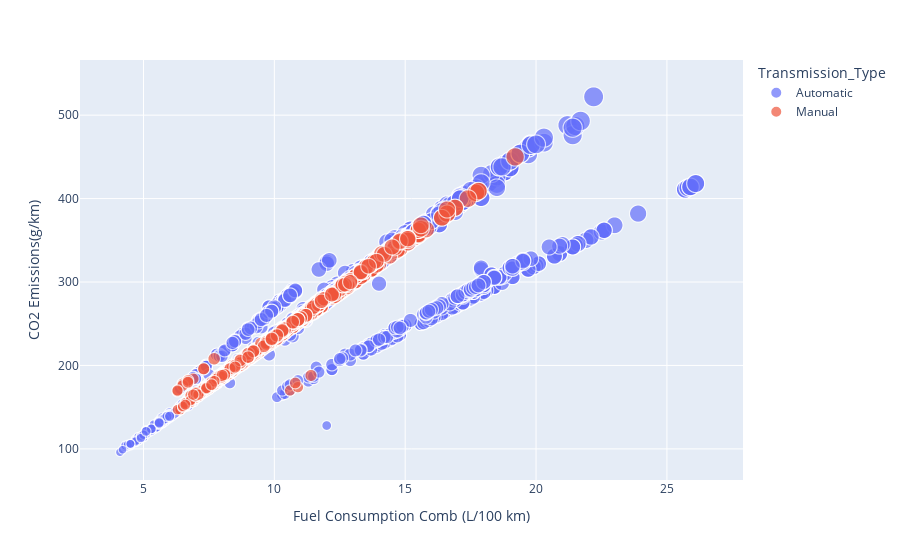

Notebook source saved alongside this figure:
### Code cell
plt.figure(figsize=(4,2))
fig = px.scatter(df, x="Fuel Consumption Comb (L/100 km)", y="CO2 Emissions(g/km)", color='Transmission_Type', size='CO2 Emissions(g/km)')
fig.show()

### Figure 1 — Plotly figure (JSON) as saved in the notebook; plotly's stock layout.template omitted (floating-point values rounded to 4 significant figures; data arrays with more than 128 entries replaced by an {"elided": "..."} marker saying what was removed)
{"data": [{"hovertemplate": "Transmission_Type=Automatic<br>Fuel Consumption Comb (L/100 km)=%{x}<br>CO2 Emissions(g/km)=%{marker.size}<extra></extra>", "legendgroup": "Automatic", "marker": {"color": "#636efa", "size": {"elided": "5036 int values"}, "sizemode": "area", "sizeref": 1.305, "symbol": "circle"}, "mode": "markers", "name": "Automatic", "showlegend": true, "type": "scattergl", "x": {"elided": "5036 float values"}, "xaxis": "x", "y": {"elided": "5036 int values"}, "yaxis": "y"}, {"hovertemplate": "Transmission_Type=Manual<br>Fuel Consumption Comb (L/100 km)=%{x}<br>CO2 Emissions(g/km)=%{marker.size}<extra></extra>", "legendgroup": "Manual", "marker": {"color": "#EF553B", "size": {"elided": "955 int values"}, "sizemode": "area", "sizeref": 1.305, "symbol": "circle"}, "mode": "markers", "name": "Manual", "showlegend": true, "type": "scattergl", "x": {"elided": "955 float values"}, "xaxis": "x", "y": {"elided": "955 int values"}, "yaxis": "y"}], "layout": {"legend": {"itemsizing": "constant", "title": {"text": "Transmission_Type"}, "tracegroupgap": 0}, "margin": {"t": 60}, "xaxis": {"anchor": "y", "domain": [0, 1], "title": {"text": "Fuel Consumption Comb (L/100 km)"}}, "yaxis": {"anchor": "x", "domain": [0, 1], "title": {"text": "CO2 Emissions(g/km)"}}}}
